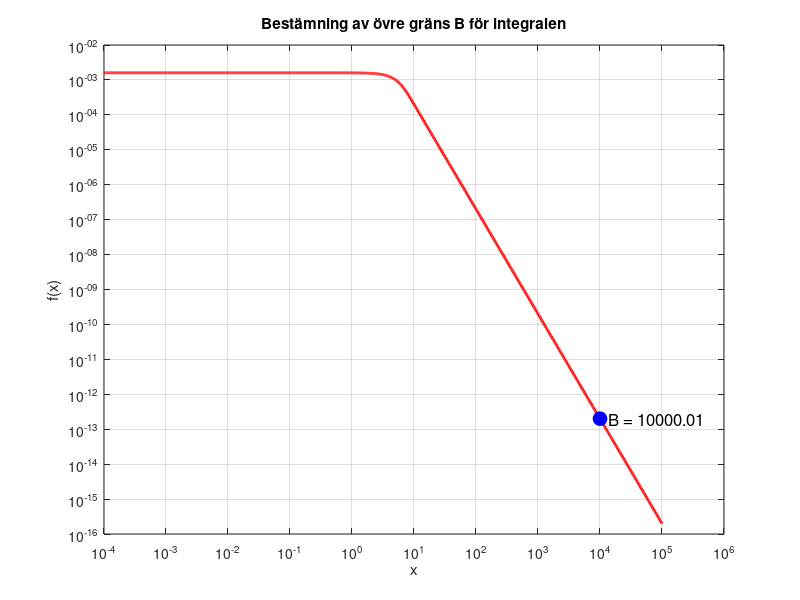

Source code (MATLAB):
% Uppgift 6b: Bestäm en övre gräns B där svansintegralen är tillräckligt liten
clear; clc;

% Definiera funktionen f(x)
f = @(x) (1 - exp(-(x/5).^3)) ./ (5*x.^3);

% Definiera svansintegralen som funktion av B
svansintegral = @(B) integral(f, B, Inf, 'RelTol', 1e-9); % f är integranden, B är nedre gräns, Inf är övre gräns, 'RelTol' är relativ felgräns, 1e-9 är felgränsen
% relativ felgräns betyder att felet i integralen är mindre än 1e-9 gånger integralen
% 

% Sätt startvärde för B och bestäm felgräns
B = 0.01;            % Startvärde för övre gräns B
felgrans = 1e-9;     % Accepterad felgräns för svansintegralen

% Iterativt öka B tills svansintegralen är mindre än felgränsen
while svansintegral(B) > felgrans
    B = B + 1; % Öka B stegvis
end

% Visa resultat
fprintf('Övre gräns B där svansintegralen < %.1e: B = %.2f\n', felgrans, B);

% Plotta funktionen för att visualisera svansen
x = logspace(-4, log10(B) + 1, 1000);
y = f(x);

figure;
plot(x, y, 'r-', 'LineWidth', 2);
xlabel('x');
ylabel('f(x)');
title('Bestämning av övre gräns B för integralen');
grid on;
set(gca, 'XScale', 'log', 'YScale', 'log'); % Log-log skala för tydlighet

% Markera funnen B på grafen
hold on;
plot(B, f(B), 'bo', 'MarkerSize', 10, 'MarkerFaceColor', 'b');
text(B, f(B), sprintf('  B = %.2f', B), 'FontSize', 12);

% Spara och skriva ut resultat
saveas(gcf, 'question6b_plot.png');
fileID = fopen('question6b_results.txt', 'w');
fprintf(fileID, 'Övre gräns B där svansintegralen < %.1e: B = %.8f\n', felgrans, B);
fclose(fileID);
